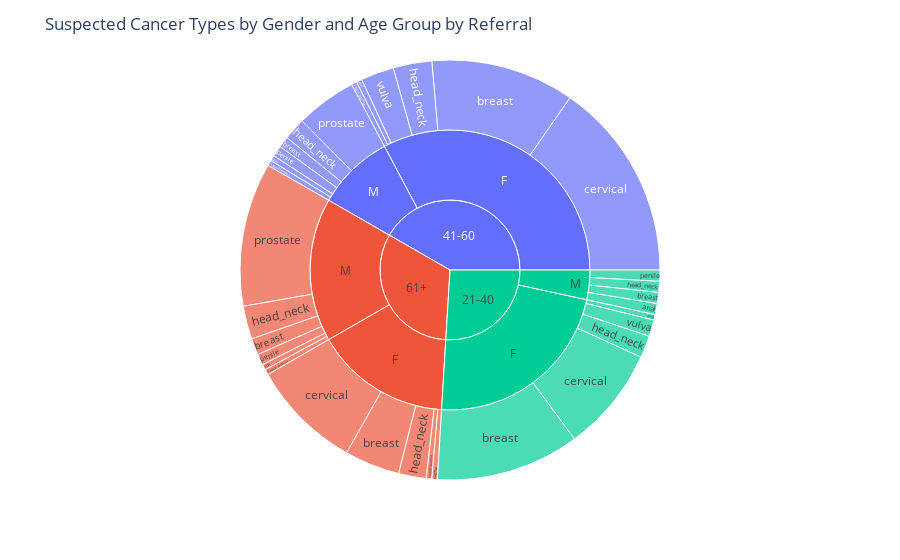

The notebook cell this image was saved under:
### Code cell
# referral_reasons = pl.DataFrame(data)
referral_reasons = (passed_el.filter(pl.col('referral_reason') != "")
                    .select(['suspected_cancer','gender','age_in_years','last_hiv_result']))

# Filter the data for suspected cancer types other than 'OTHER' and 'unsure'
filtered_data = referral_reasons.filter(
    (pl.col('suspected_cancer') != 'OTHER') & (pl.col('suspected_cancer') != 'unsure')
)

# Define age groups based on age ranges
bins = [0, 20, 40, 60, float('inf')]
age_labels = ['0-20', '21-40', '41-60', '61+']

# Use pl.when function to create the 'age_group' column
filtered_data = filtered_data.with_columns(
    pl.when((filtered_data['age_in_years'] <= 20)).then(age_labels[0])
    .when((filtered_data['age_in_years'] <= 40)).then(age_labels[1])
    .when((filtered_data['age_in_years'] <= 60)).then(age_labels[2])
    .otherwise(age_labels[3])
    .alias('age_group')
)

# Group the data by age group, suspected cancer, and gender
cancer_res = filtered_data.group_by(['suspected_cancer', 'age_group', 'gender']).agg(
    pl.col('gender').count().alias('count')
)

# Convert the Polars DataFrame to a Pandas DataFrame
cancer_res_pd = cancer_res.to_pandas()

# Create a sunburst chart with age groups as a separate level
fig = px.sunburst(cancer_res_pd, path=['age_group', 'gender', 'suspected_cancer'], values='count')
fig.update_layout(title='Suspected Cancer Types by Gender and Age Group by Referral')
fig.show()

### Figure 1 — Plotly figure (JSON) as saved in the notebook; plotly's stock layout.template omitted (floating-point values rounded to 4 significant figures)
{"data": [{"branchvalues": "total", "domain": {"x": [0, 1], "y": [0, 1]}, "hovertemplate": "labels=%{label}<br>count=%{value}<br>parent=%{parent}<br>id=%{id}<extra></extra>", "ids": ["21-40/F/anal", "41-60/F/anal", "21-40/M/anal", "41-60/M/anal", "61+/M/anal", "21-40/F/breast", "41-60/F/breast", "61+/F/breast", "21-40/M/breast", "41-60/M/breast", "61+/M/breast", "21-40/F/cervical", "41-60/F/cervical", "61+/F/cervical", "21-40/F/head_neck", "41-60/F/head_neck", "61+/F/head_neck", "21-40/M/head_neck", "41-60/M/head_neck", "61+/M/head_neck", "41-60/F/kaposi_sarcoma", "61+/F/kaposi_sarcoma", "41-60/M/kaposi_sarcoma", "61+/M/kaposi_sarcoma", "21-40/M/penile", "41-60/M/penile", "61+/M/penile", "41-60/M/prostate", "61+/M/prostate", "61+/F/vaginal", "21-40/F/vulva", "41-60/F/vulva", "21-40/F", "41-60/F", "61+/F", "21-40/M", "41-60/M", "61+/M", "21-40", "41-60", "61+"], "labels": ["anal", "anal", "anal", "anal", "anal", "breast", "breast", "breast", "breast", "breast", "breast", "cervical", "cervical", "cervical", "head_neck", "head_neck", "head_neck", "head_neck", "head_neck", "head_neck", "kaposi_sarcoma", "kaposi_sarcoma", "kaposi_sarcoma", "kaposi_sarcoma", "penile", "penile", "penile", "prostate", "prostate", "vaginal", "vulva", "vulva", "F", "F", "F", "M", "M", "M", "21-40", "41-60", "61+"], "name": "", "parents": ["21-40/F", "41-60/F", "21-40/M", "41-60/M", "61+/M", "21-40/F", "41-60/F", "61+/F", "21-40/M", "41-60/M", "61+/M", "21-40/F", "41-60/F", "61+/F", "21-40/F", "41-60/F", "61+/F", "21-40/M", "41-60/M", "61+/M", "41-60/F", "61+/F", "41-60/M", "61+/M", "21-40/M", "41-60/M", "61+/M", "41-60/M", "61+/M", "61+/F", "21-40/F", "41-60/F", "21-40", "41-60", "61+", "21-40", "41-60", "61+", "", "", ""], "type": "sunburst", "values": [1, 1, 2, 1, 1, 26, 26, 10, 2, 2, 3, 19, 36, 20, 4, 7, 5, 2, 4, 6, 1, 1, 1, 1, 2, 2, 2, 11, 26, 1, 3, 6, 53, 77, 37, 8, 21, 39, 61, 98, 76]}], "layout": {"legend": {"tracegroupgap": 0}, "margin": {"t": 60}, "title": {"text": "Suspected Cancer Types by Gender and Age Group by Referral"}}}
